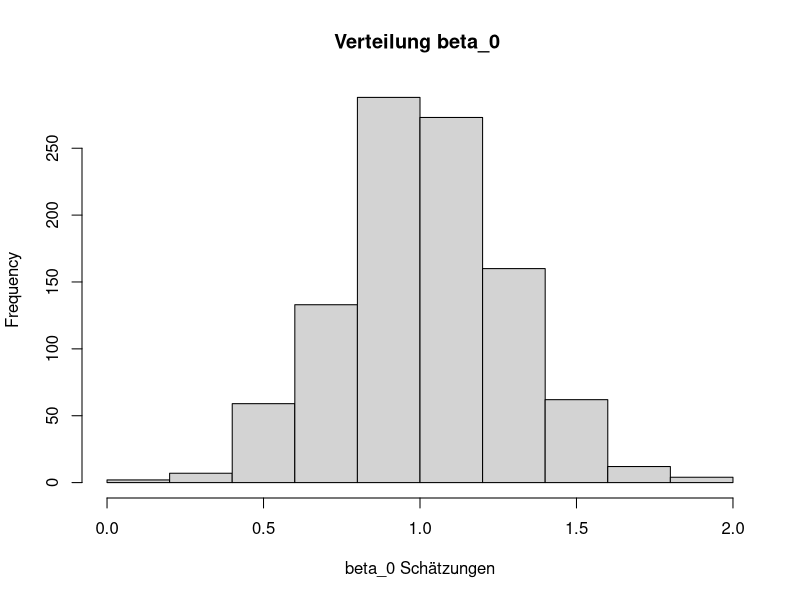
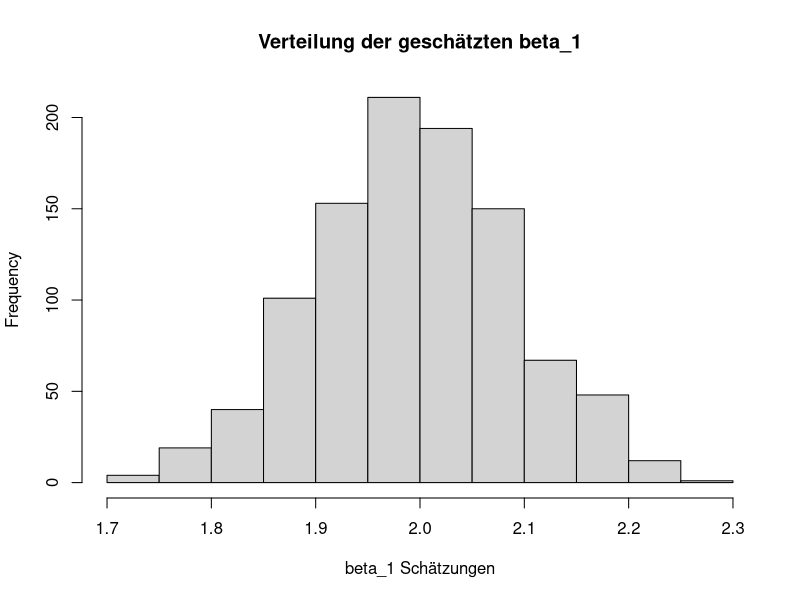
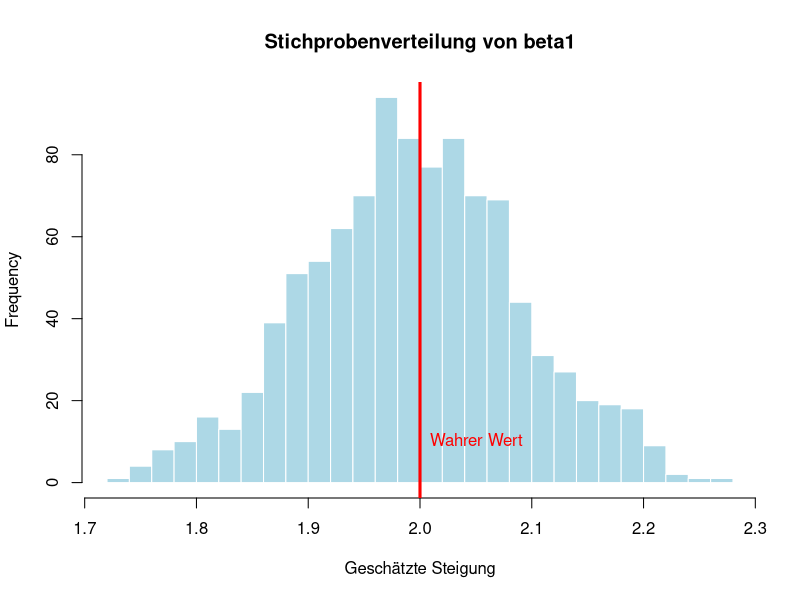
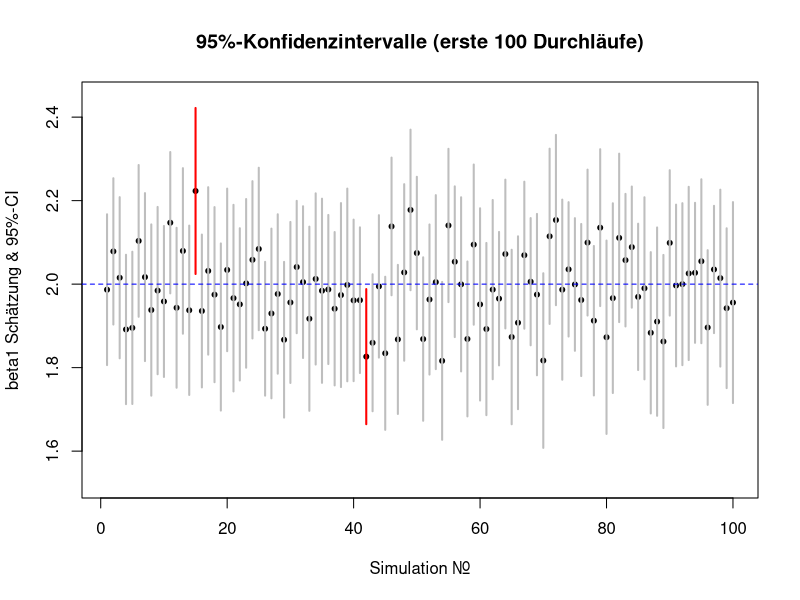

These charts were generated, in order, by the following R code:
## ---- chunk 1
knitr::opts_chunk$set(echo = TRUE)
## ---- chunk 2
set.seed(123) # Für Reproduzierbarkeit
# Simuliere 1000 Datensätze mit 50 Datenpunkten
n_simulations = 1000
n_points = 50
beta0 = 1
beta1 = 2
sigma = 1
beta0_estimates = numeric(n_simulations)
beta1_estimates = numeric(n_simulations)
for (i in 1:n_simulations) {
  x = seq(0, 5, length.out = n_points)
  y = beta0 + beta1 * x + rnorm(n_points, mean = 0, sd = sigma)
  
  # Schätze die Koeffizienten mit lm()
  model = lm(y ~ x)
  beta0_estimates[i] = coef(model)[1]
  beta1_estimates[i] = coef(model)[2]
}
## ---- chunk 3
hist(beta0_estimates, main = "Verteilung beta_0 ", xlab = "beta_0 Schätzungen")
## ---- chunk 4
hist(beta1_estimates, main = "Verteilung der geschätzten beta_1", xlab = "beta_1 Schätzungen")
## ---- chunk 5
# Berechnung der Varianzen der geschätzten Koeffizienten
var_beta0 = var(beta0_estimates)
var_beta1 = var(beta1_estimates)
## ---- chunk 6
# Berechnung der theoretischen Varianzen
x = seq(0, 5, length.out = n_points)
x_bar = mean(x)
theoretical_var_beta0 = sigma^2 * (x_bar^2 / sum((x - x_bar)^2))
theoretical_var_beta1 = sigma^2 / sum((x - x_bar)^2)
cat("Varianz von beta_0:", var_beta0, "\n")
cat("Theoretische Varianz von beta_0:", theoretical_var_beta0, "\n")
cat("Varianz von beta_1:", var_beta1, "\n")
cat("Theoretische Varianz von beta_1:", theoretical_var_beta1, "\n")
## ---- chunk 7
simulate_regression <- function(n_points, x_range_max, sigma, n_simulations = 1000) {
  set.seed(67)
  beta0 = 1
  beta1 = 2

  beta0_estimates = numeric(n_simulations)
  beta1_estimates = numeric(n_simulations)
  
  for (i in 1:n_simulations) {
    # Steuerung von n_points und dem x-Bereich (Spread)
    x = seq(0, x_range_max, length.out = n_points)
    # Steuerung von sigma (Rauschen)
    y = beta0 + beta1 * x + rnorm(n_points, mean = 0, sd = sigma)
    
    model = lm(y ~ x)
    beta0_estimates[i] = coef(model)[1]
    beta1_estimates[i] = coef(model)[2]
  }
  
  var_beta0 = var(beta0_estimates)
  var_beta1 = var(beta1_estimates)
  
  x_bar = mean(x)
  theoretical_var_beta0 = sigma^2 * (x_bar^2 / sum((x - x_bar)^2))
  theoretical_var_beta1 = sigma^2 / sum((x - x_bar)^2)
  
  cat("Varianz von beta_0:", var_beta0, "\n")
  cat("Theoretische Varianz von beta_0:", theoretical_var_beta0, "\n")
  cat("Varianz von beta_1:", var_beta1, "\n")
  cat("Theoretische Varianz von beta_1:", theoretical_var_beta1, "\n")
}
## ---- chunk 8
simulate_regression(n_points = 50, x_range_max = 5, sigma = 1)
## ---- chunk 9
simulate_regression(n_points = 200, x_range_max = 5, sigma = 1)
## ---- chunk 10
simulate_regression(n_points = 50, x_range_max = 10, sigma = 1)
## ---- chunk 11
simulate_regression(n_points = 50, x_range_max = 5, sigma = 0.5)
## ---- chunk 12
simulate_regression(n_points = 200, x_range_max = 10, sigma = 0.5)
## ---- chunk 13
set.seed(123)
n_simulations = 1000
n_points = 50
beta0 = 1
beta1 = 2 # Unser wahrer Wert für die Steigung
sigma = 1

# Vektor, um zu speichern, ob der wahre Wert außerhalb des CI liegt
outside_ci = logical(n_simulations)

# Vektor, um zu speichern, ob der wahre Wert innerhalb des CI liegt
inside_ci = logical(n_simulations)

beta1_estimates = numeric(n_simulations)
ci_lower = numeric(n_simulations)
ci_upper = numeric(n_simulations)
## ---- chunk 14
for (i in 1:n_simulations) {
  x = seq(0, 5, length.out = n_points)
  y = beta0 + beta1 * x + rnorm(n_points, mean = 0, sd = sigma)
  
  # Modell schätzen
  model = lm(y ~ x)

  beta1_estimates[i] = coef(model)[2]
  ci_lower[i] = confint(model)[2, 1] # Untere Grenze für beta1
  ci_upper[i] = confint(model)[2, 2] # Obere Grenze für beta1
  
  # Konfidenzintervalle berechnen [2]
  d = confint(model) 
  l = d[2, 1] # Untere Grenze für beta1
  u = d[2, 2] # Obere Grenze für beta1

  # Prüfen, ob der wahre Wert beta1 innerhalb liegt
  if (beta1 < l || beta1 > u) {
    outside_ci[i] = TRUE
  } else {
    inside_ci[i] = TRUE
  }
}
## ---- chunk 15
# Ergebnis berechnen: Anteil der "Fehlschläge"
error_rate = mean(outside_ci)
cat("Anteil der Fälle, in denen beta1 außerhalb des 95%-CI liegt:", error_rate * 100, "%\n")

# Ergebnis berechnen: Anteil der Fälle, in denen beta1 innerhalb des 95%-CI liegt
inside_rate = mean(inside_ci)
cat("Anteil der Fälle, in denen beta1 innerhalb des 95%-CI liegt:", inside_rate * 100, "%\n")
## ---- chunk 16
# --- Visualisierung 1: Stichprobenverteilung (Sampling Distribution) ---
hist(beta1_estimates, breaks = 30, main = "Stichprobenverteilung von beta1",
     xlab = "Geschätzte Steigung", col = "lightblue", border = "white")
abline(v = beta1, col = "red", lwd = 3) # Wahrer Wert
text(beta1, 10, "Wahrer Wert", col = "red", pos = 4)

# --- Visualisierung 2: Konfidenzintervalle (Coverage Plot) ---
# Wir plotten nur die ersten 100 Simulationen für die Übersichtlichkeit [5].
n_view = 100
plot(1:n_view, beta1_estimates[1:n_view], ylim = c(min(ci_lower), max(ci_upper)),
     pch = 20, xlab = "Simulation Nr.", ylab = "beta1 Schätzung & 95%-CI",
     main = "95%-Konfidenzintervalle (erste 100 Durchläufe)")

# Färbe Intervalle rot, wenn sie den wahren Wert NICHT enthalten [5].
for (i in 1:n_view) {
  covered = (beta1 >= ci_lower[i] & beta1 <= ci_upper[i])
  color = ifelse(covered, "gray", "red")
  segments(i, ci_lower[i], i, ci_upper[i], col = color, lwd = 2)
}
abline(h = beta1, col = "blue", lty = 2) # Horizontale Linie beim wahren Wert
